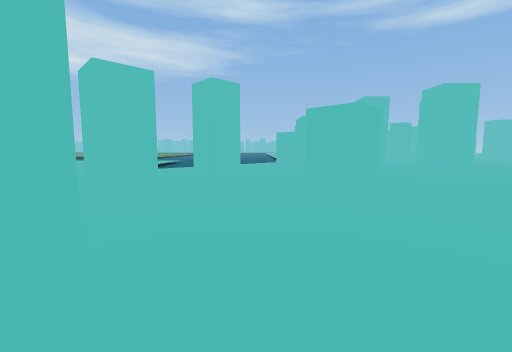
[1] (above)

24 first-person views from a walk through a level from a Godot 3-D game. The camera is 1.4 m above the floor, tilts 6° down and sees 90° across. The floor is counted in squares, 2 m on a side. Each view is taken from the middle of a square. On the plan, view 1 faces up. The plan holds only what a view shows up to about 9 squares ahead; the rest is blank. The place goes on beyond the plan. Surface patterns are stand-ins for the level's own textures.

[2]
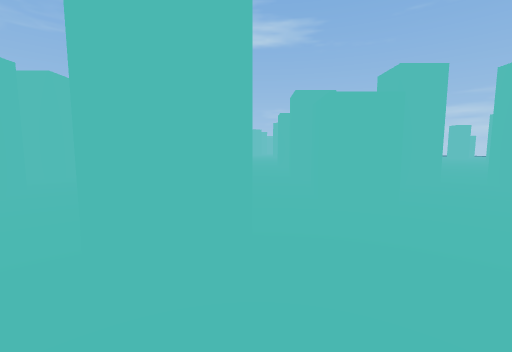

[3]
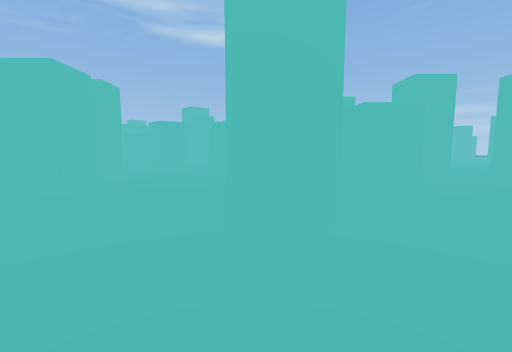

[4]
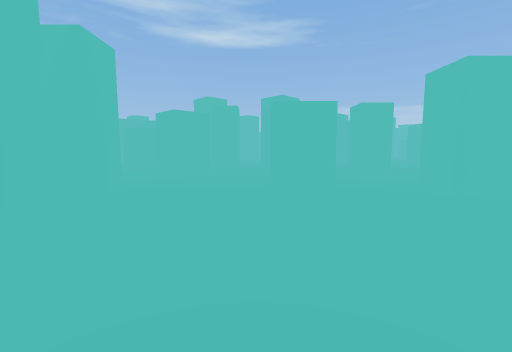

[5]
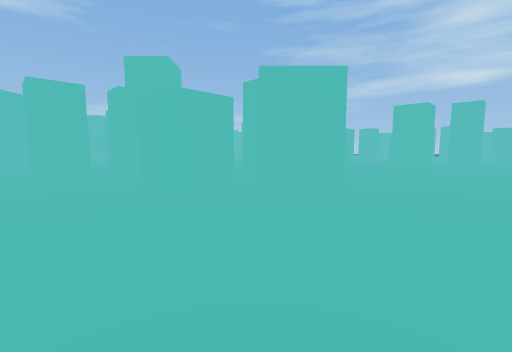

[6]
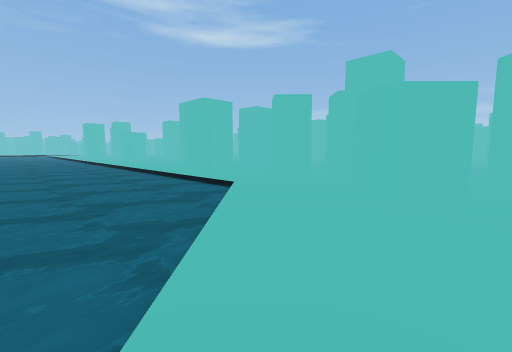

[7]
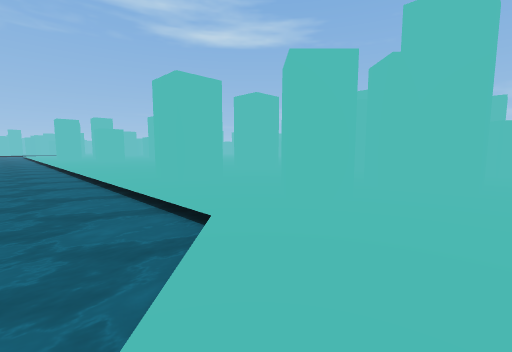

[8]
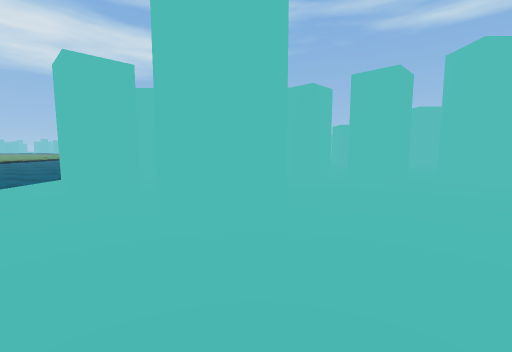

[9]
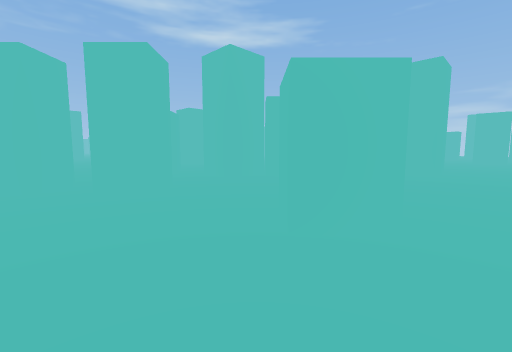

[10]
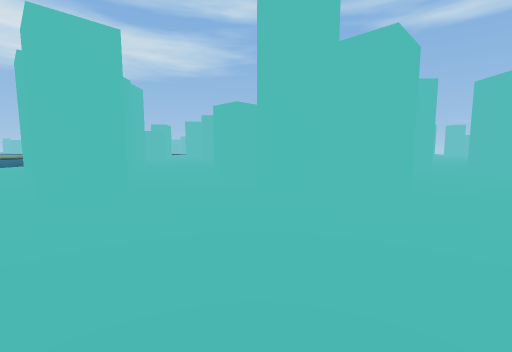

[11]
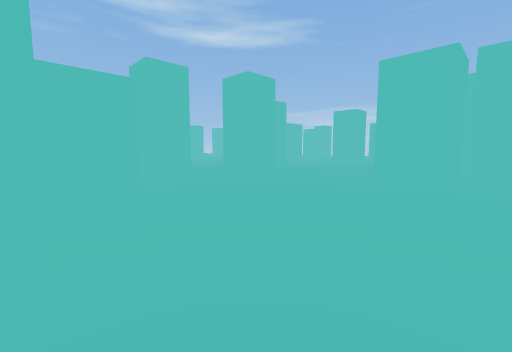

[12]
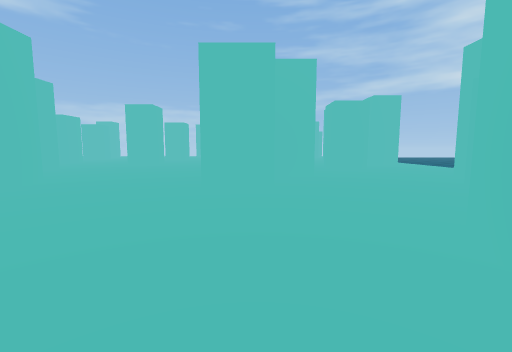

[13]
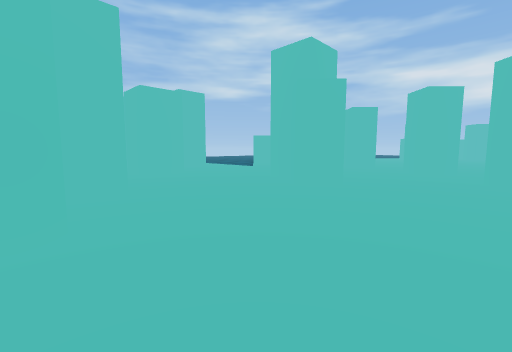

[14]
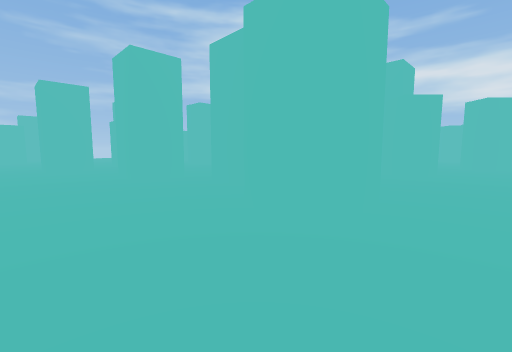

[15]
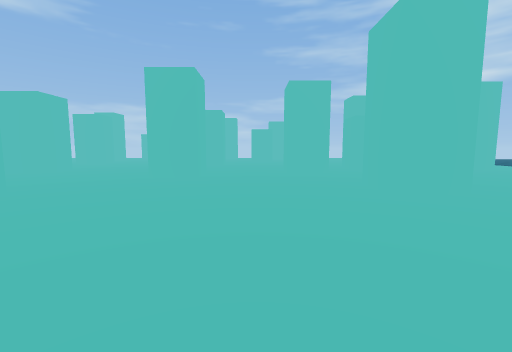

[16]
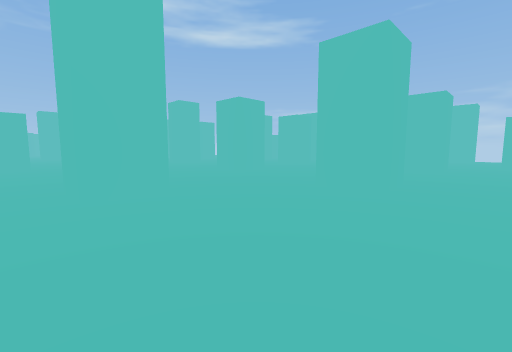

[17]
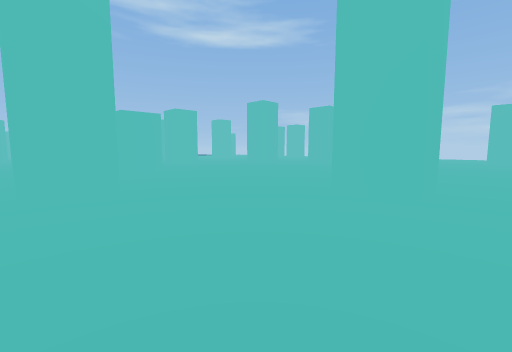

[18]
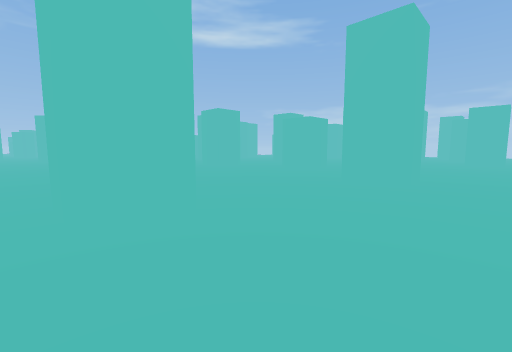

[19]
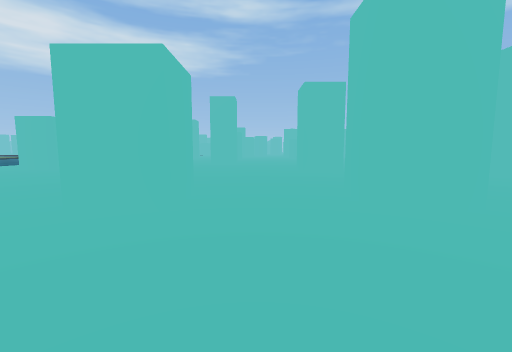

[20]
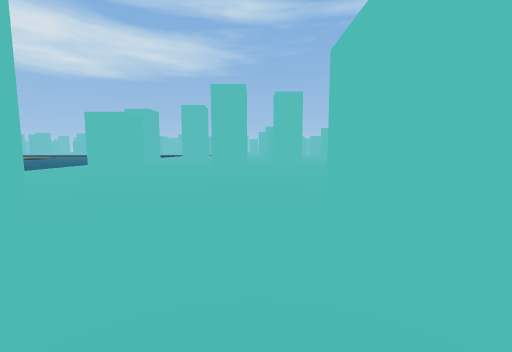

[21]
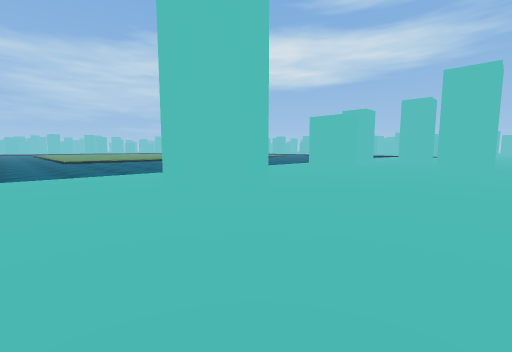

[22]
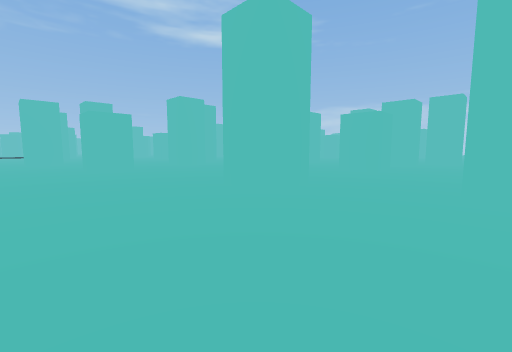

[23]
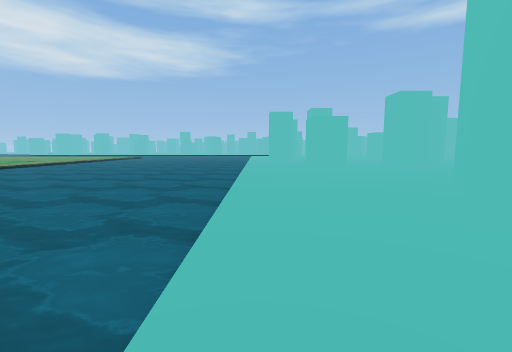

[24]
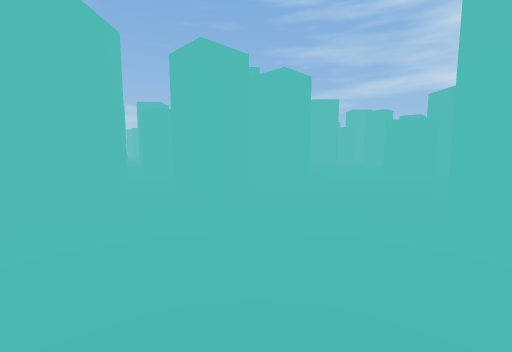

### Floor plan
Key: @ floor where view 1 was taken; # wall or solid block; x gap in a wall; . floor; ≈ water the walk keeps out of.
Columns run from 3 left of view 1 to 31 right of it. Each row starts with its distance up from view 1.
 29      ..≈≈..#... .. .....#..
 28 ≈≈≈≈≈..##...................
 27 ≈≈≈≈≈............#...........
 26 ≈≈≈≈≈................≈#.......
 25 ≈≈≈≈≈.........................#
 24 ≈≈≈≈≈.........................≈.
 23  ≈≈≈≈...#≈...≈≈.. .. ....≈ .....
 22  ≈≈≈≈...≈#...##..#.  ....#≈.......
 21 ≈≈≈≈≈..............#≈.............
 20 ≈≈≈≈≈................≈#......#...##
 19  ≈≈≈≈.....#..##..#.................
 18  ≈≈≈≈.#≈......x....................
 17  ≈≈≈≈.≈...##..# ..............#..
 16  ≈≈≈≈.....##..##......≈...≈...#
 15  ≈≈≈≈......##..##....≈#...## ...
 14  ≈≈≈≈.###...............#...   #
 13  ≈≈≈....##........#..........
 12  ≈≈.........#.............##..
 11  ≈..##....................#  ..#
 10  ....#.#..    ##   ...##...   .#
  9   ...#....#.       #... ...
  8 ............       #...
  7 ..#........        ..#..
  6  ..........         .#..
  5 .#..#....#..
  4 x#..##......
  3 ......#....
  2 ......#  ..
  1 ..#.##.#  .
  0 ..#@#..#...
 -1 .......##..

Positions as (right, up) in squares from view 1, and headings:
1: (0, 0), facing up
2: (-2, -1), facing up-right
3: (-3, -1), facing up-right
4: (-2, 2), facing up-right
5: (-2, 10), facing right
6: (-2, 10), facing up-right
7: (0, 12), facing up-right
8: (6, 10), facing up
9: (7, 11), facing up-right
10: (11, 12), facing up
11: (13, 14), facing up-right
12: (14, 15), facing right
13: (16, 15), facing down-right
14: (17, 18), facing down-right
15: (19, 18), facing right
16: (21, 18), facing up-right
17: (18, 21), facing up-right
18: (13, 24), facing up-right
19: (12, 19), facing up
20: (9, 20), facing up
21: (9, 20), facing up-left
22: (2, 19), facing up-right
23: (2, 19), facing up
24: (3, 16), facing right
